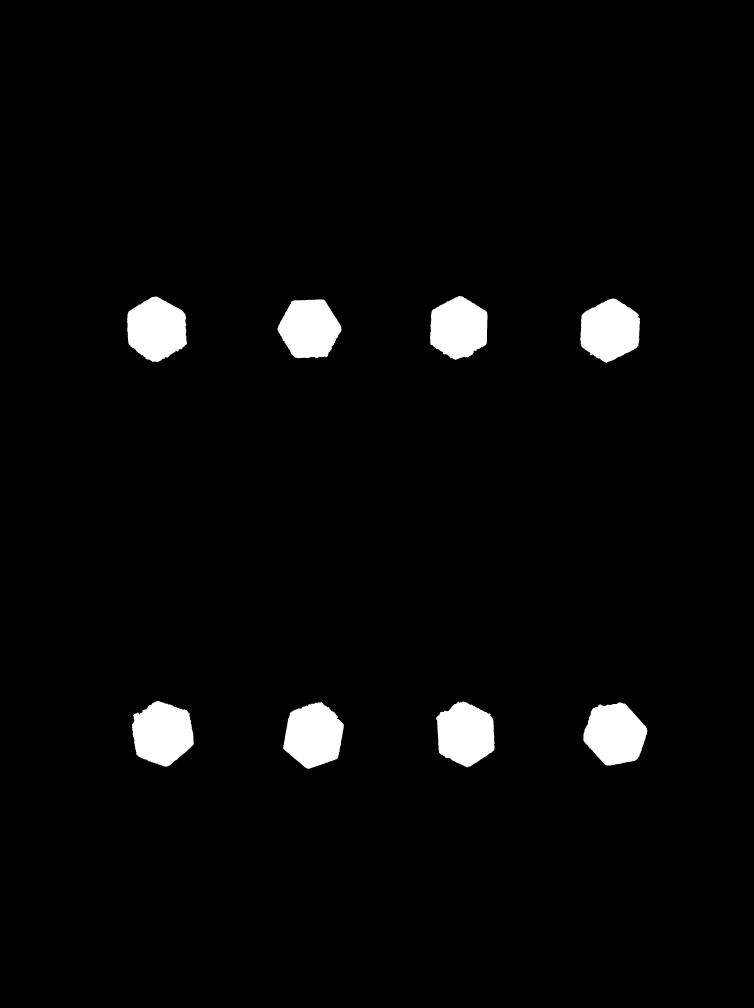
%> input picture code-refined/py2/1.jpg, 3016 x 4032 px (shown at 1/4 size); its folder holds 2 pictures in this run
$ octave refine4.m   (GNU Octave 9; MATLAB toolbox functions it lacks are replaced by stand-ins)
%> lines starting %> are read from the running program, lines starting %| are printed output that depends on the picture; in (x1, y1, x2, y2) boxes, pixels count from 0 and x2, y2 are one past the last pixel; in counts of white or black regions, pixels touching at a corner belong together; the program's own positions count from 1
%%-------------------------------------------------------------------------------%%
%%相对于main函数对极坐标数据进行了高斯滤波，提升精度%%
%%利用角点进行线段分割，取协方差进行特征值分解，求得每条边方向
%%相比上一版本增加了点位筛选
%%重新从每一段直线的质心绘制直线，初步了解到误差椭圆这个概念
%%相比版本4提取出了每个螺栓的转角，利用去除一个最大值，去除一个最小值，然后平均后剔除大于3sigma的值
%%相比版本5进行了整合，代码重构，实现一个最终对比效果
%%相比版本6加入了图片裁剪功能
%%相比refine加入了图片倾斜校正校正功能(使用了Matlab自带函数，校准点为各个连通域中心)
%%对eigdecompose和polarpeak函数重写，序号为2，取消了图片输出功能，降低计算速度
%%单阈值二值化搞不赢，matlab自带的watershed不会用，暂时将图片用imagepy用up down watershed预处理
%%读取py文件夹里的图片
%%相比refine3重新添加过程图片显示功能，便于论文提取图片
%%对car2pol进行升级，加入了一键控制显示扫描过程的功能
%%对polarpeak进行升级，加强了噪点抑制
%%对segmen2car进行升级，对eigendecompose升级，对calcangel考虑了可能出现的提取点数不足6个的情况
%%编写polarpeak3增强角点寻找性能
%%编写calangel2增强角度剔除效果，加入了30°基准法
%%编写了eigdecompose3，使得直线提取效果单张显示，单纯论文用
%%修改时间：2020.7.2下午-2020.7.4上午
%%-------------------------------------------------------------------------------%%
clear;close all;clc;
%dbstop if error
%% 读取图片
srcDir='.\py2'; %选择保存图片的文件夹名称
files=dir(fullfile(srcDir,'\*.jpg'));  %列出该文件夹下所有.jpg格式的文件
img1_o=im2bw(imread(fullfile(srcDir,'\',files(1).name)));
%> img1_o: size 4032x3016 logical; 3.1% white; 8 white regions, largest, box (x1, y1, x2, y2) and area: (528, 2803, 776, 3067) 48369, (1133, 2808, 1375, 3075) 47434, (508, 1186, 748, 1448) 47173
img2_o=im2bw(imread(fullfile(srcDir,'\',files(2).name)));
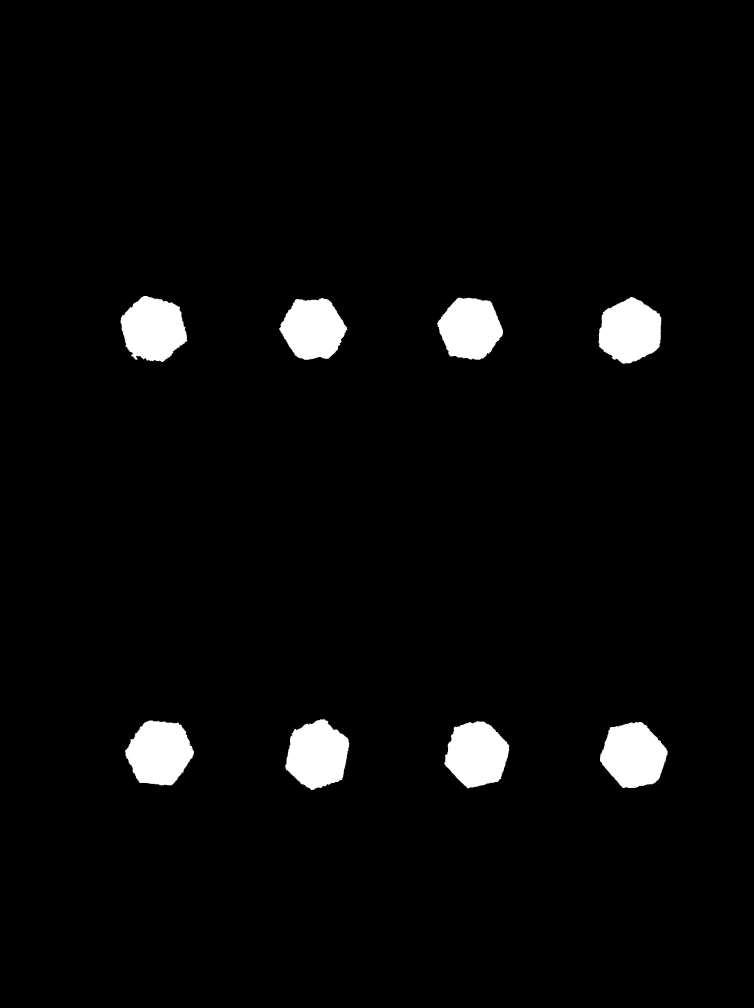
%> input picture code-refined/py2/2.jpg, 3016 x 4032 px (shown at 1/4 size)
%> img2_o: size 4032x3016 logical; 3.3% white; 8 white regions, largest, box (x1, y1, x2, y2) and area: (500, 2881, 776, 3142) 52621, (1141, 2877, 1397, 3160) 52336, (2400, 2887, 2671, 3152) 52160
scale=1;  %用的原大小，且不裁剪图片
img1=imresize(img1_o,scale);
img2=imresize(img2_o,scale);
%视情况定是否需要旋转图片===
img1=imrotate(img1,-90);
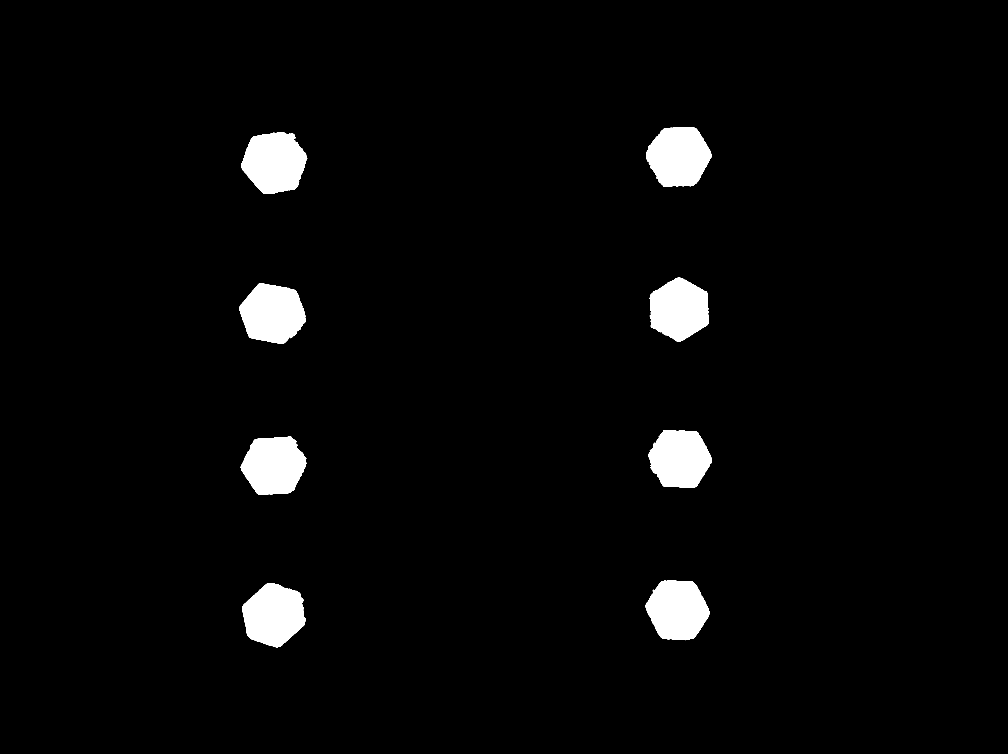
%> img1: size 3016x4032 logical (shown at 1/4 size); 3.1% white; 8 white regions, largest, box (x1, y1, x2, y2) and area: (965, 528, 1229, 776) 48369, (957, 1133, 1224, 1375) 47434, (2584, 508, 2846, 748) 47173
img2=imrotate(img2,-90);
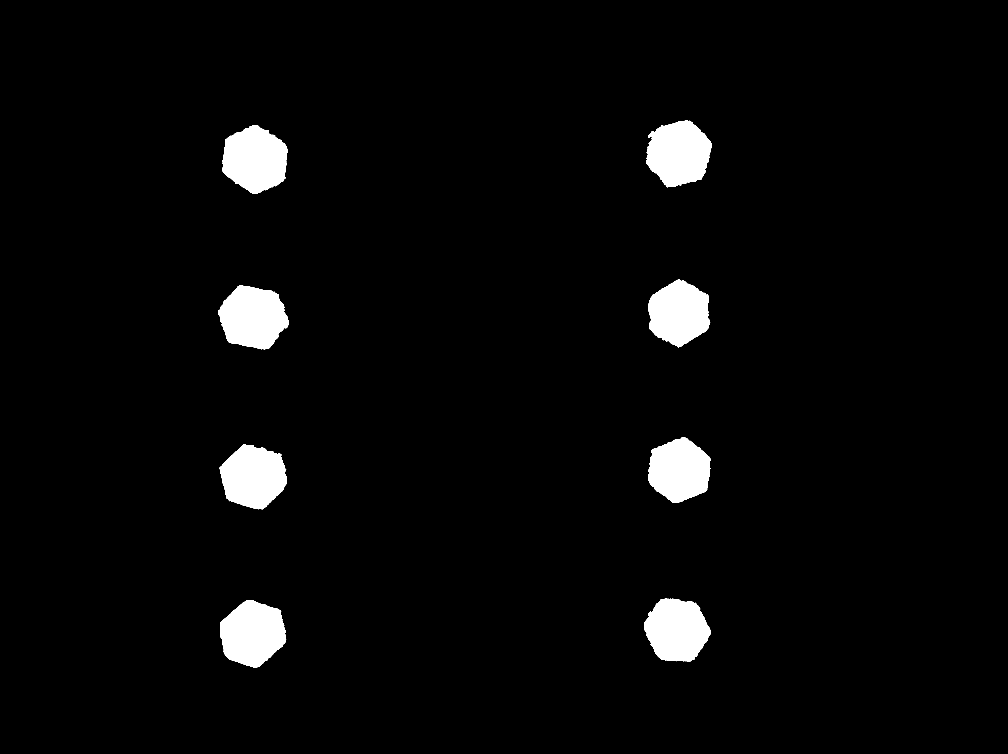
%> img2: size 3016x4032 logical (shown at 1/4 size); 3.3% white; 8 white regions, largest, box (x1, y1, x2, y2) and area: (890, 500, 1151, 776) 52621, (872, 1141, 1155, 1397) 52336, (880, 2400, 1145, 2671) 52160
%==========================
f1 = figure;imshow(img1);
%> (the run ends here)
